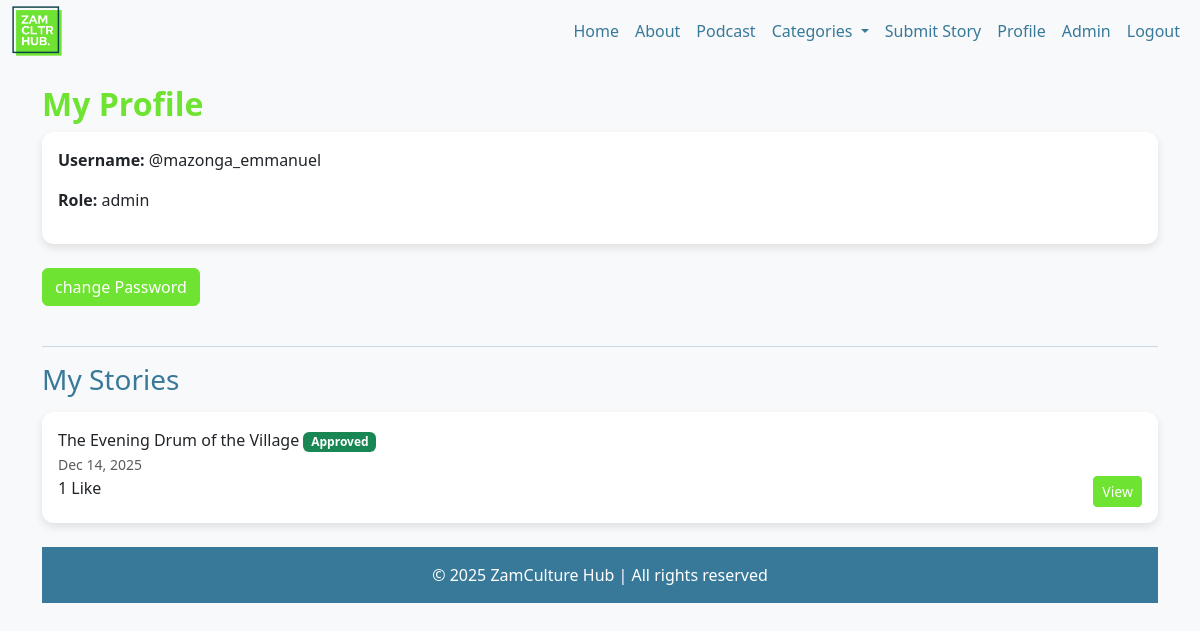
Screenshot of /profile (signed in) with the database file from the repository.
### tables this page shows
CREATE TABLE users (
    id INTEGER PRIMARY KEY AUTOINCREMENT,
    username TEXT NOT NULL UNIQUE,
    hash TEXT NOT NULL,
    role TEXT DEFAULT 'user',
    created_at DATETIME DEFAULT CURRENT_TIMESTAMP
);

CREATE TABLE stories (
    id INTEGER PRIMARY KEY AUTOINCREMENT,
    user_id INTEGER,
    title TEXT NOT NULL,
    content TEXT NOT NULL,
    category TEXT,
    image_path TEXT,
    created_at DATETIME DEFAULT CURRENT_TIMESTAMP,
    approved INTEGER DEFAULT 0,
    FOREIGN KEY (user_id) REFERENCES users(id)
);

### app.py (the view)
@app.route("/profile")
def profile():
    if not session.get("user_id"):
        flash("login required to access profile")
        return redirect("/login")
    user_id = session["user_id"]
    user = db.execute("SELECT * FROM users WHERE id = ?", user_id)[0]
    stories = db.execute("""
    SELECT stories.id,
        stories.title,
        stories.category,
        stories.created_at,
        stories.approved,
        users.username,
        COUNT(likes.id) AS like_count
    FROM stories
    JOIN users ON stories.user_id = users.id
    LEFT JOIN likes ON stories.id = likes.story_id
    WHERE stories.user_id = ?
    GROUP BY stories.id, users.username
    ORDER BY stories.created_at DESC
""", session["user_id"])
    for story in stories:
        if isinstance(story['created_at'], str):
            story['created_at'] = datetime.strptime(story['created_at'], '%Y-%m-%d %H:%M:%S')
    return render_template("profile.html", user=user, stories=stories)

### app.py (called while the page is built)
@app.context_processor
def inject_category_counts():
    rows = db.execute("""
        SELECT category, COUNT(*) AS count
        FROM stories
        WHERE approved = 1
        GROUP BY category;
    """)
    category_counts = {row['category']: row['count'] for row in rows}
    return dict(category_counts=category_counts)

### templates/profile.html (shortened to what this page needs)
{% extends "layout.html" %}
{% block main %}
<h2 classs="mb-3">
    My Profile
</h2>
<div class="card mb-4">
    <div class="card-body">
        <p><strong>Username:</strong> {{ user.username }}</p>
        <p><strong>Role:</strong> {{ user.role }}</p>
    </div>
</div>
<a class="btn btn-primary mb-4" href="{{ url_for('password') }}">
    change Password
</a>
<hr>
<h3 class="mb-3">
    My Stories
</h3>
<div class="card mb-4">
    <div class="card-body">
        {% if stories %}
            <div class="list_group">
                {% for story in stories %}
                    <div class="list-group-item">
                        <span>
                            {{ story.title }}
                            {% if not story.approved %}
                                <span class="badge bg-warning text-dark">Pending Approval</span>
                            {% else %}
                                <span class="badge bg-success">Approved</span>
                            {% endif %}
                        </span>
                    </div>
                    <div>
                        <small class="text-muted">{{ story.created_at.strftime("%b %d, %Y") }}</small>
                    </div>
                    <div>
                        {{ story.like_count }}
                        {% if story.like_count == 1 %}Like{% else %}Likes{% endif %}
                        <a href="{{ url_for('story', story_id=story.id) }}" class="btn btn-sm btn-primary float-end">View</a>
                    </div>
                {% endfor%}
            </div>
        {% else %}
            <p>You have not submitted any stories yet.</p>
        {% endif %}
    </div>
</div>
<div class="mt-4 footer-opacity-50">
    <footer class="text-center py-3">
        <p class="mb-0">&copy; 2025 ZamCulture Hub | All rights reserved</p>
    </footer>
</div>
{% endblock %}

### static/css/styles.css (style rules this page uses)
body { font-family: 'Segoe UI', Tahoma, Geneva, Verdana, sans-serif; background-color: #f8f9fa; color: #387999; }
.card { border: none; border-radius: 0.75rem; box-shadow: 0 4px 8px rgba(0,0,0,0.1); }
.btn-primary { background-color: #6fe331; border-color: #6fe331; }
footer { background-color: #387999; color: #ffffff; }
h2 { color: #6fe331; font-weight: 600; }
a { text-decoration: none; }

### rows the page displays
users: username "@mazonga_emmanuel", role "admin"
stories: title "The Evening Drum of the Village", approved "Approved", created_at "Dec 14, 2025", like_count "1"
